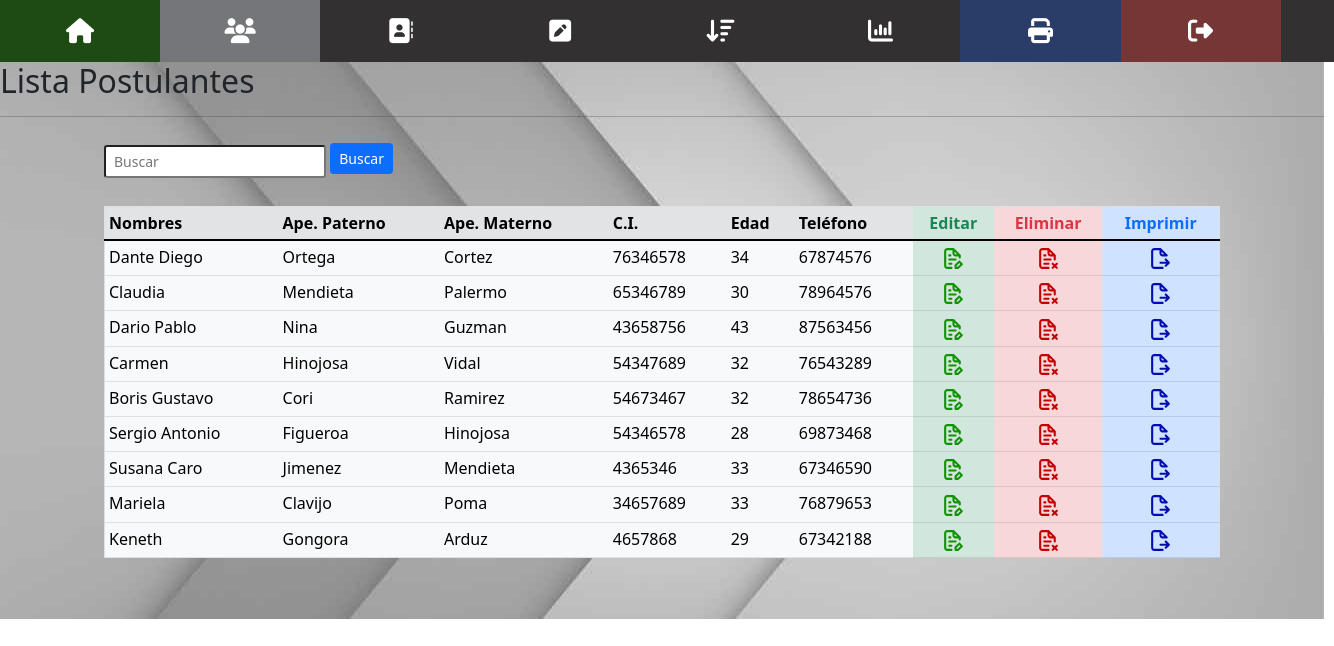
The page /users.php (signed in) on the database its author committed.
### tables this page shows
CREATE TABLE `postulantes` (
  `id` int(11) NOT NULL AUTO_INCREMENT,
  `nombres` varchar(50) NOT NULL,
  `ape_paterno` varchar(50) NOT NULL,
  `ape_materno` varchar(50) NOT NULL,
  `ci` varchar(10) NOT NULL,
  `edad` varchar(5) NOT NULL,
  `telefono` varchar(10) NOT NULL,
  `estado` varchar(50) DEFAULT 'Sin Evaluar',
  PRIMARY KEY (`id`)
);

### users.php (the view, shortened to what this page needs)
<?php
if (isset($_POST['search'])) {
    $valueToSearh = $_POST['valueToSearh'];
    $query =
        "SELECT * FROM postulantes WHERE nombres LIKE '%" .
        $valueToSearh .
        "%' OR ape_paterno LIKE '%" .
        $valueToSearh .
        "%'";
    $result = filterRecord($query);
} else {
    $query = 'SELECT * FROM postulantes';
    $result = filterRecord($query);
}
function filterRecord($query)
{
    include 'config.php';
    $filter_result = mysqli_query($mysqli, $query);
    return $filter_result;
}
?>
<!DOCTYPE html>
<html lang="es">
<head>
	<link rel="stylesheet" type="text/css" href="css/estilos.css" />
	<link href="css/bootstrap.min.css" rel="stylesheet">
</head>
<body>
	<div class="icon-bar">
	<a href="home.php" class="hogar"><i class="fa fa-home" aria-hidden="true"></i></a>
	<a class="active" href="users.php"><i class="fa fa-users" aria-hidden="true"></i></a>
	<a href="registration.php"><i class="fa fa-address-book" aria-hidden="true"></i></a>
	<a href="evaluacion.php"><i class="fa fa-pencil-square" aria-hidden="true"></i></a>
	<a href="resultados.php"><i class="fa fa-sort-amount-desc" aria-hidden="true"></i></a>
	<a href="graficos.php"><i class="fa fa-bar-chart" aria-hidden="true"></i></a>
	<a href="print_all.php" target="_blank" class="imprimir" ><i class="fa fa-print"></i></a>
	<a href="logout.php" class="salir"><i class="fa fa-sign-out" aria-hidden="true"></i></a>
	</div>
	<div  id="fondo">
			<h2>Lista Postulantes</h2>
			<hr/>
			<div class="container">
				<form action="" method="POST" class="form-inline">
					<div>
						<input type="search" name="valueToSearh" class="form-control-sm" placeholder="Buscar" autocomplete="off">
						<button type="submit" class="btn btn-primary mb-2 btn-sm" name="search">Buscar</button>
					</div>
				</form>
				<br/>
			<div>
				<div>
				<?php
    				echo "<table border='1' class='table table-hover table-sm table-light'>
					<thead class='table-secondary'>
						<tr>
							<th>Nombres</th>
							<th>Ape. Paterno</th>
							<th>Ape. Materno</th>
							<th>C.I.</th>
							<th>Edad</th>
							<th>Teléfono</th>
							<th class='table-success text-center text-success'>Editar</th>
							<th class='table-danger text-center text-danger'>Eliminar</th>
							<th class='table-primary text-center text-primary'>Imprimir</th>
						</tr>
					</thead>";
					while ($row = mysqli_fetch_array($result)) {
						echo '<tr>';
						echo '<td>' . $row['nombres'] . '</td>';
						echo '<td>' . $row['ape_paterno'] . '</td>';
						echo '<td>' . $row['ape_materno'] . '</td>';
						echo '<td>' . $row['ci'] . '</td>';
						echo '<td>' . $row['edad'] . '</td>';
						echo '<td>' . $row['telefono'] . '</td>';
						echo "<td class='table-success text-center'><a href='edit.php?id=" .
							$row['id'] .
							"'><img class='tamIconos' src='./iconos/01_Editar.svg' alt='Edit'></a></td>";
						echo "<td class='table-danger text-center'><a href='delete.php?id=" .
							$row['id'] .
							"'><img class='tamIconos' src='./iconos/02_Eliminar.svg' alt='Delete'></a></td>";
						echo "<td class='table-primary text-center'><a target='_blank' href='print.php?id=" .
							$row['id'] .
							"'><img class='tamIconos' src='./iconos/03_Imprimir.svg' alt='Print'></a></td>";
						echo '</tr>';
					}
					echo '</table>';
					?>
					</div>
				</div>
		</div>
	</div>
</body>
</html>

### css/estilos.css (style rules this page uses)
.container { padding: 10px; }
.icon-bar { width: 100%; background-color: #323030; overflow: auto; }
.icon-bar a { float: left; width: 12%; text-align: center; padding: 12px 0; transition: all 0.3s ease; color: white; font-size: 25px; }
.active { background-color: #75767A !important; color: red; }
.salir { background-color: #773636 !important; color: #cf0101; }
.imprimir { background-color: #293d68 !important; color: #2001cf; }
.hogar { background-color: #1e4b13 !important; color: #2001cf; }
#fondo { background-image: url(../img/fondo_01.jpg); background-repeat: no-repeat; background-position: center center; background-size: cover; width: 1324px; height: 557px; }
.tamIconos { width: 25px; height: 25px; }

### rows shown on the page
postulantes: nombres "Dante Diego", ape_paterno "Ortega", ape_materno "Cortez", ci "76346578", edad "34", telefono "67874576"
postulantes: nombres "Claudia", ape_paterno "Mendieta", ape_materno "Palermo", ci "65346789", edad "30", telefono "78964576"
postulantes: nombres "Dario Pablo", ape_paterno "Nina", ape_materno "Guzman", ci "43658756", edad "43", telefono "87563456"
postulantes: nombres "Carmen", ape_paterno "Hinojosa", ape_materno "Vidal", ci "54347689", edad "32", telefono "76543289"
postulantes: nombres "Boris Gustavo", ape_paterno "Cori", ape_materno "Ramirez", ci "54673467", edad "32", telefono "78654736"
postulantes: nombres "Sergio Antonio", ape_paterno "Figueroa", ape_materno "Hinojosa", ci "54346578", edad "28", telefono "69873468"
postulantes: nombres "Susana Caro", ape_paterno "Jimenez", ape_materno "Mendieta", ci "4365346", edad "33", telefono "67346590"
postulantes: nombres "Mariela", ape_paterno "Clavijo", ape_materno "Poma", ci "34657689", edad "33", telefono "76879653"
postulantes: nombres "Keneth", ape_paterno "Gongora", ape_materno "Arduz", ci "4657868", edad "29", telefono "67342188"
